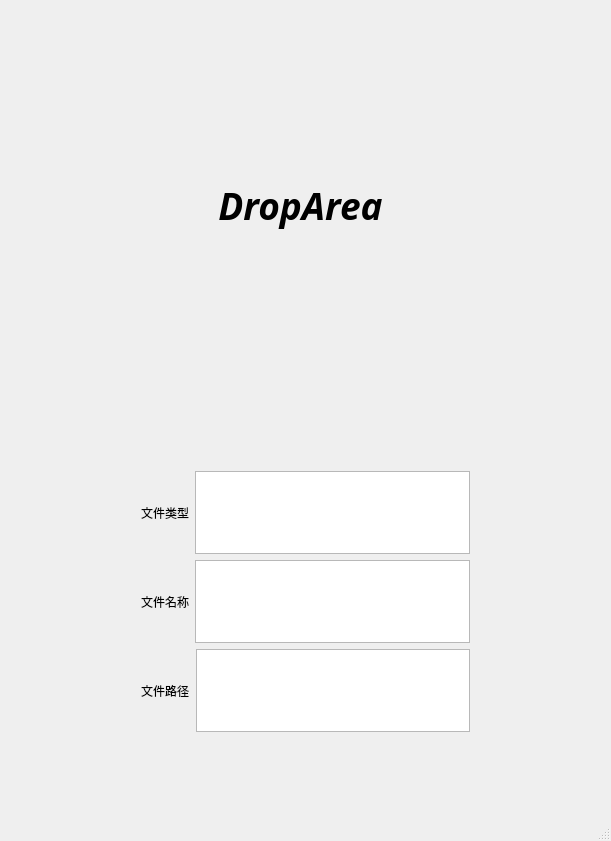
<?xml version="1.0" encoding="UTF-8"?>
<ui version="4.0">
 <class>DragDropClass</class>
 <widget class="QMainWindow" name="DragDropClass">
  <property name="geometry">
   <rect>
    <x>0</x>
    <y>0</y>
    <width>611</width>
    <height>841</height>
   </rect>
  </property>
  <property name="acceptDrops">
   <bool>true</bool>
  </property>
  <property name="windowTitle">
   <string>DragDrop</string>
  </property>
  <widget class="QWidget" name="centralWidget">
   <widget class="DropArea" name="droparea">
    <property name="geometry">
     <rect>
      <x>0</x>
      <y>0</y>
      <width>601</width>
      <height>411</height>
     </rect>
    </property>
    <property name="font">
     <font>
      <family>JetBrains Mono</family>
      <pointsize>28</pointsize>
      <weight>75</weight>
      <italic>true</italic>
      <bold>true</bold>
      <underline>false</underline>
      <strikeout>false</strikeout>
     </font>
    </property>
    <property name="cursor">
     <cursorShape>ClosedHandCursor</cursorShape>
    </property>
    <property name="acceptDrops">
     <bool>true</bool>
    </property>
    <property name="layoutDirection">
     <enum>Qt::LeftToRight</enum>
    </property>
    <property name="text">
     <string>DropArea</string>
    </property>
    <property name="alignment">
     <set>Qt::AlignCenter</set>
    </property>
   </widget>
   <widget class="QWidget" name="layoutWidget">
    <property name="geometry">
     <rect>
      <x>130</x>
      <y>460</y>
      <width>351</width>
      <height>283</height>
     </rect>
    </property>
    <layout class="QVBoxLayout" name="verticalLayout">
     <item>
      <layout class="QHBoxLayout" name="horizontalLayout">
       <item>
        <widget class="QLabel" name="label">
         <property name="font">
          <font>
           <family>JetBrains Mono</family>
          </font>
         </property>
         <property name="text">
          <string>文件类型</string>
         </property>
        </widget>
       </item>
       <item>
        <widget class="QTextEdit" name="FileTypeText"/>
       </item>
      </layout>
     </item>
     <item>
      <layout class="QHBoxLayout" name="horizontalLayout_2">
       <item>
        <widget class="QLabel" name="label_1">
         <property name="font">
          <font>
           <family>JetBrains Mono</family>
          </font>
         </property>
         <property name="text">
          <string>文件名称</string>
         </property>
        </widget>
       </item>
       <item>
        <widget class="QTextEdit" name="FileNameText"/>
       </item>
      </layout>
     </item>
     <item>
      <layout class="QHBoxLayout" name="horizontalLayout_3">
       <item>
        <widget class="QLabel" name="label_3">
         <property name="font">
          <font>
           <family>JetBrains Mono</family>
          </font>
         </property>
         <property name="text">
          <string>文件路径</string>
         </property>
        </widget>
       </item>
       <item>
        <widget class="QTextEdit" name="FilePathText"/>
       </item>
      </layout>
     </item>
    </layout>
   </widget>
  </widget>
  <widget class="QStatusBar" name="statusBar"/>
 </widget>
 <layoutdefault spacing="6" margin="11"/>
 <customwidgets>
  <customwidget>
   <class>DropArea</class>
   <extends>QLabel</extends>
   <header>DropArea.h</header>
  </customwidget>
 </customwidgets>
 <resources>
  <include location="DragDrop.qrc"/>
 </resources>
 <connections/>
</ui>
